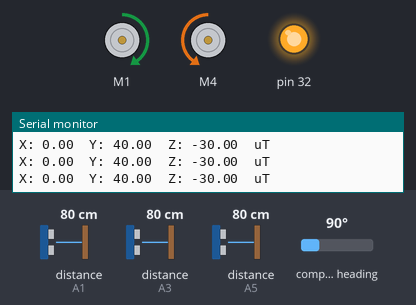
This sketch was run on a simulated Arduino Mega 2560, built with avr-gcc and run on an emulated ATmega2560. On the bench: 2 × DC motor (green arrow = forward, orange = backward, longer = faster), output pins drawn as LEDs (lit = HIGH), the last lines printed to the serial monitor. Wiring (inferred from the names in the program): 3 × ultrasonic range finder: trigger A0, echo A1 / trigger A2, echo A3 / trigger A4, echo A5. The inputs (shaded band) are chosen by the test bench; at power-on: distance to the obstacle (sensors on A1, A5, A3) 80 cm, compass heading 90°. The echo pulse lasts 58.3 µs per cm; pins used as bus, display or sensor lines are not drawn.

Above: at 1.2 s.
1.3 s: distance to the obstacle (sensor on A1) set to 34 cm
4.3 s: distance to the obstacle (sensor on A1) set to 28 cm
5.9 s: distance to the obstacle (sensor on A1) set to 35 cm
At 6.1 s:
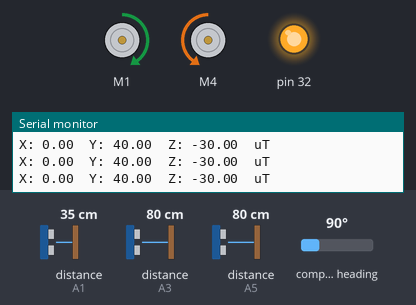
8.9 s: distance to the obstacle (sensor on A5) set to 2 cm
At 9.4 s:
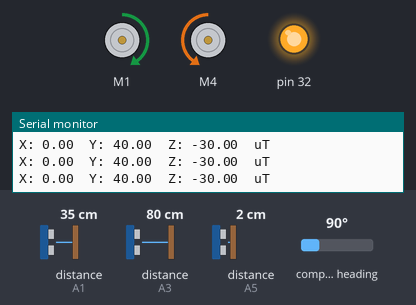
11.9 s: distance to the obstacle (sensor on A1) set to 24 cm
At 12.31 s:
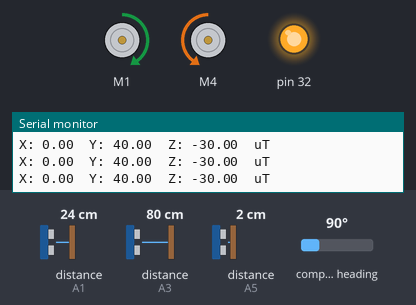
14.9 s: distance to the obstacle (sensor on A1) set to 19 cm
At 15.11 s:
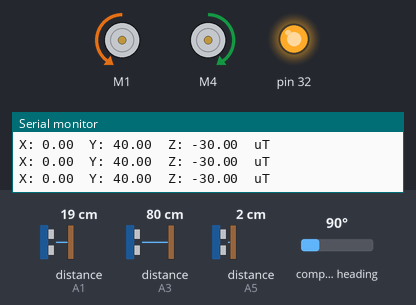
Timing chart, 0 to 18.9 s (numbered marks = the images above; inputs shaded):
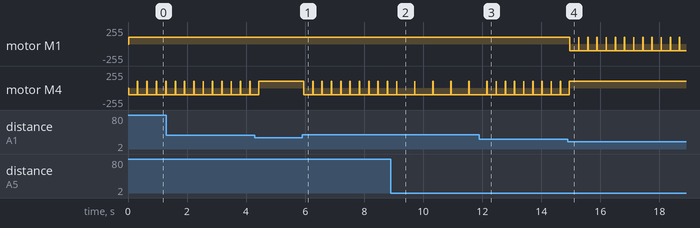

The sketch:

motor_shield.ino
```cpp
#include <AFMotor.h>
#include <Wire.h>
#include <Adafruit_Sensor.h>
#include <Adafruit_HMC5883_U.h>

/* Assign a unique ID to this sensor at the same time */
Adafruit_HMC5883_Unified mag = Adafruit_HMC5883_Unified(12345);


#define trigPinr A0
#define echoPinr A1
#define trigPinl A2
#define echoPinl A3
#define trigPinf A4
#define echoPinf A5
#define MAX_DISTANCE 800
 AF_DCMotor motor1(1); // create motor #1 using M1 output on Motor Drive Shield, set to 1kHz PWM frequency
AF_DCMotor motor2(4); // create motor #2, using M2 output, set to 1kHz PWM frequency
String motorSet = "";
int speedSet = 0;
void setup()
{


   if(!mag.begin())
  {
    /* There was a problem detecting the HMC5883 ... check your connections */
    Serial.println("Ooops, no HMC5883 detected ... Check your wiring!");
    while(1);
  }

Serial.begin (115200);

pinMode(32, OUTPUT);
digitalWrite(32, HIGH);

        pinMode(trigPinf, OUTPUT); // saída de sinal do arduino do trigger_front
        pinMode(echoPinf, INPUT);// entrada de sinal do arduino do echo_front

        pinMode(trigPinl, OUTPUT);// saída de sinal do arduino do trigger_front
        pinMode(echoPinl, INPUT);// entrada de sinal do arduino do echo_front

        pinMode(trigPinr, OUTPUT);// saída de sinal do arduino do trigger_front
        pinMode(echoPinr, INPUT);// entrada de sinal do arduino do echo_front

}
void loop()
{

   sensors_event_t event;
  mag.getEvent(&event);

  /* Display the results (magnetic vector values are in micro-Tesla (uT)) */
  Serial.print("X: "); Serial.print(event.magnetic.x); Serial.print("  ");
  Serial.print("Y: "); Serial.print(event.magnetic.y); Serial.print("  ");
  Serial.print("Z: "); Serial.print(event.magnetic.z); Serial.print("  ");Serial.println("uT");
  long time_front, time_left, time_right, rightit, leftit, front;
  digitalWrite(trigPinf, LOW);  // é declarada as respectivas entradas e saídas de sinal do
     delayMicroseconds(2);               // sensor ultrassônico e armazenada pela variável do sensor
     digitalWrite(trigPinf, HIGH); // que converte a velocidade do som que é de 340 m/s ou
     delayMicroseconds(5);               // 29 microsegundos por centímetro, como o sinal vai e volta
     digitalWrite(trigPinf, LOW);  // esse tempo é a metade sendo sensor= tempo/29/2 ;
     time_front = pulseIn(echoPinf, HIGH); // assim segue também nos outros dois sensores .
     front = time_front/29/2;
     digitalWrite(trigPinl, LOW);
     delayMicroseconds(2);
     digitalWrite(trigPinl, HIGH);
     delayMicroseconds(5);
     digitalWrite(trigPinl, LOW);
   time_left = pulseIn(echoPinl, HIGH);
     leftit = time_left/29/2;
      digitalWrite(trigPinr, LOW);
     delayMicroseconds(2);
     digitalWrite(trigPinr, HIGH);
     delayMicroseconds(5);
     digitalWrite(trigPinr, LOW);
     time_right = pulseIn(echoPinr, HIGH);
     rightit =time_right/29/2;
 if(rightit<30)
 {
     if(front >10) // If if there is free way to front it follows this logic below
         {
           // Use the four if's down if within that are to control the robot rightigibilidade ,
           // To keep it following the righteita wall straight
           if(rightit >10 && rightit< 20) //If the distance to the wall righteita is between 9 and 12 cm , the robot
                                         // Keep straight;
                                          { moveStop();
        moveForward();
       delay(100);
       }
             if(rightit>=20)
             {moveStop();
              moveForwardr();
      delay(100);
             }
             if(rightit<=10)
             {moveStop();
              moveForwardl();
           delay(100);
             }
            }
         }
         else{moveStop(); turnRight();}
         if(leftit <=20 && rightit>20 && front <=10){
         moveStop();turnRight();
         }

         if(leftit >20 && rightit>20 && front <=10){
         moveStop();turnRight();
         }

         if(rightit<=20 && leftit>20 && front <=10) {
        moveStop();turnLeft();
         }


         if(rightit<=20 && leftit<=20 && front<=10) {
        moveStop(); moveBackward();
         }

}
//-------------------------------------------------------------------------------------------------------------------------------------
void moveStop() {
  motor1.run(RELEASE);
  motor2.run(RELEASE);}  // stop the motors.
//-------------------------------------------------------------------------------------------------------------------------------------
void moveForward() {
    motorSet = "FORWARD";
    motor1.run(FORWARD);      // turn it on going forward
    motor2.run(FORWARD);      // turn it on going forward
    motor1.setSpeed(100);
    motor2.setSpeed(100);
}
void moveForwardl() {
    motorSet = "FORWARD";
    motor1.run(FORWARD);      // turn it on going forward
    motor2.run(FORWARD);      // turn it on going forward
    motor1.setSpeed(103);
    motor2.setSpeed(100);
}
void moveForwardr() {
    motorSet = "FORWARD";
    motor1.run(FORWARD);      // turn it on going forward
    motor2.run(FORWARD);      // turn it on going forward
    motor1.setSpeed(100);
    motor2.setSpeed(103);
}
//---------------------------------------------------------------------------

void moveBackward() {
    motorSet = "BACKWARD";
    motor1.run(FORWARD);      // turn motor 1 forward
  motor2.run(BACKWARD);     // turn motor 2 backward
  delay(600); // run motors this way for 400ms
    motor1.setSpeed(100);
    motor2.setSpeed(100);
}
//-------------------------------------------------------------------------------------------------------------------------------------
void turnRight() {
  motorSet = "RIGHT";
  motor1.run(FORWARD);      // turn motor 1 forward
  motor2.run(BACKWARD);     // turn motor 2 backward
   motor1.setSpeed(100);
    motor2.setSpeed(100);
  delay(300); // run motors this way for 400ms
  motorSet = "FORWARD";
  motor1.run(FORWARD);      // set both motors back to forward
  motor2.run(FORWARD);

}
//-------------------------------------------------------------------------------------------------------------------------------------
void turnLeft() {
  motorSet = "LEFT";
  motor1.run(BACKWARD);     // turn motor 1 backward
  motor2.run(FORWARD); // turn motor 2 forward
   motor1.setSpeed(100);
    motor2.setSpeed(100);
  delay(300); // run motors this way for 400ms
  motorSet = "FORWARD";
  motor1.run(FORWARD);      // turn it on going forward
  motor2.run(FORWARD);      // turn it on going forward

}
```

Measured:
- the behaviour switches between 22 and 21 cm on distance to the obstacle (sensor on A1) (found by bisection; images 3 and 4)
- after the input at 5.9 s, motor M4: alternates forward 100/255 for 0.02 s and backward 100/255 for 0.30 s, starting after 0.05 s
- after the input at 8.9 s, motor M4: alternates forward 100/255 for 0.01 s and backward 100/255 for 0.60 s, starting after 0.81 s
- after the input at 11.9 s, motor M4: alternates forward 100/255 for 0.01 s and backward 100/255 for 0.30 s, starting after 0.57 s
- after the input at 14.9 s, motor M1: alternates forward 100/255 for 0.01 s and backward 100/255 for 0.30 s, starting after 0.06 s; motor M4: goes on until 15.0 s, then stays forward 100/255
- by itself, motor M4: alternates forward 100/255 for 0.02 s and backward 100/255 for 0.30 s
